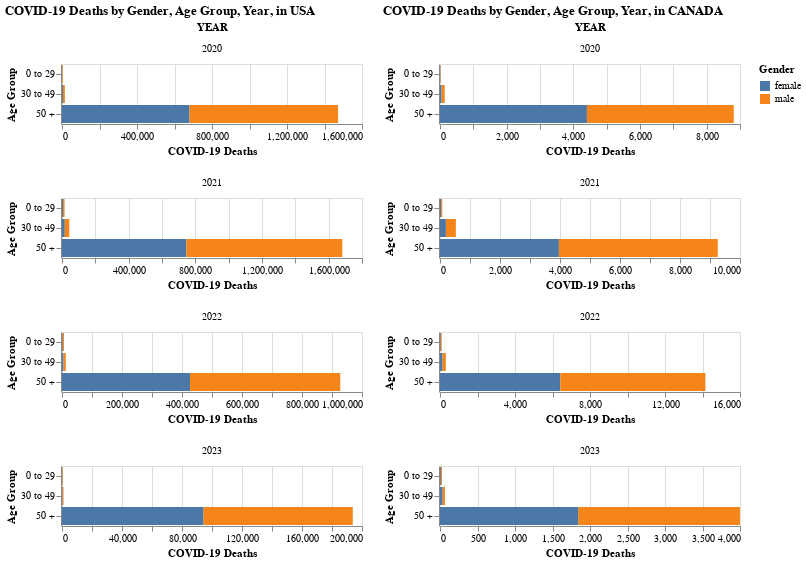

Notebook source saved alongside this figure:
### Markdown cell above
## 3. How did the pandemic impact mortality rates differently for males and females across various age groups in Canada and the United States?

### Code cell
stacked1 = alt.Chart(USAdata).mark_bar().encode(
    y=alt.Y('AGE_GROUP:N', title='Age Group'),
    x=alt.X('DEATHS:Q', stack='zero', title='COVID-19 Deaths'),
    color=alt.Color('GENDER:N', title='Gender'),
    tooltip=['YEAR', 'COUNTRY', 'AGE_GROUP', 'GENDER', 'DEATHS']
).facet('YEAR:N', columns = 1).resolve_scale(x='independent').properties(
    title='COVID-19 Deaths by Gender, Age Group, Year, in USA')


stacked2 = alt.Chart(CAdata).mark_bar().encode(
    y=alt.Y('AGE_GROUP:N', title='Age Group'),
    x=alt.X('DEATHS:Q', stack='zero', title='COVID-19 Deaths'),
    color=alt.Color('GENDER:N', title='Gender'),
    tooltip=['YEAR', 'COUNTRY', 'AGE_GROUP', 'GENDER', 'DEATHS']
).facet('YEAR:N', columns = 1).resolve_scale(x='independent').properties(
    title='COVID-19 Deaths by Gender, Age Group, Year, in CANADA')


alt.hconcat(stacked1,stacked2)

### Figure 1 — Vega-Lite specification as saved in the notebook (floating-point values rounded to 4 significant figures)
{"config": {"view": {"continuousWidth": 300, "continuousHeight": 300}}, "hconcat": [{"data": {"name": "data-45d91400f4129c5db72b0ad9e89eb1f4"}, "facet": {"field": "YEAR", "type": "nominal"}, "spec": {"mark": {"type": "bar"}, "encoding": {"color": {"field": "GENDER", "title": "Gender", "type": "nominal"}, "tooltip": [{"field": "YEAR", "type": "nominal"}, {"field": "COUNTRY", "type": "nominal"}, {"field": "AGE_GROUP", "type": "nominal"}, {"field": "GENDER", "type": "nominal"}, {"field": "DEATHS", "type": "quantitative"}], "x": {"field": "DEATHS", "stack": "zero", "title": "COVID-19 Deaths", "type": "quantitative"}, "y": {"field": "AGE_GROUP", "title": "Age Group", "type": "nominal"}}}, "columns": 1, "resolve": {"scale": {"x": "independent"}}, "title": "COVID-19 Deaths by Gender, Age Group, Year, in USA"}, {"data": {"name": "data-1ff3935321f9e735eff1d2cfe612d858"}, "facet": {"field": "YEAR", "type": "nominal"}, "spec": {"mark": {"type": "bar"}, "encoding": {"color": {"field": "GENDER", "title": "Gender", "type": "nominal"}, "tooltip": [{"field": "YEAR", "type": "nominal"}, {"field": "COUNTRY", "type": "nominal"}, {"field": "AGE_GROUP", "type": "nominal"}, {"field": "GENDER", "type": "nominal"}, {"field": "DEATHS", "type": "quantitative"}], "x": {"field": "DEATHS", "stack": "zero", "title": "COVID-19 Deaths", "type": "quantitative"}, "y": {"field": "AGE_GROUP", "title": "Age Group", "type": "nominal"}}}, "columns": 1, "resolve": {"scale": {"x": "independent"}}, "title": "COVID-19 Deaths by Gender, Age Group, Year, in CANADA"}], "$schema": "https://vega.github.io/schema/vega-lite/v5.20.1.json", "datasets": {"data-45d91400f4129c5db72b0ad9e89eb1f4": [{"Unnamed: 0": 0, "YEAR": "2020", "AGE_GROUP": "0 to 29", "GENDER": "female", "DEATHS": 1854, "COUNTRY": "USA"}, {"Unnamed: 0": 1, "YEAR": "2020", "AGE_GROUP": "0 to 29", "GENDER": "male", "DEATHS": 3318, "COUNTRY": "USA"}, {"Unnamed: 0": 2, "YEAR": "2020", "AGE_GROUP": "30 to 49", "GENDER": "female", "DEATHS": 5000, "COUNTRY": "USA"}, {"Unnamed: 0": 3, "YEAR": "2020", "AGE_GROUP": "30 to 49", "GENDER": "male", "DEATHS": 10289, "COUNTRY": "USA"}, {"Unnamed: 0": 4, "YEAR": "2020", "AGE_GROUP": "50 +", "GENDER": "female", "DEATHS": 680377, "COUNTRY": "USA"}, {"Unnamed: 0": 5, "YEAR": "2020", "AGE_GROUP": "50 +", "GENDER": "male", "DEATHS": 792134, "COUNTRY": "USA"}, {"Unnamed: 0": 6, "YEAR": "2021", "AGE_GROUP": "0 to 29", "GENDER": "female", "DEATHS": 6078, "COUNTRY": "USA"}, {"Unnamed: 0": 7, "YEAR": "2021", "AGE_GROUP": "0 to 29", "GENDER": "male", "DEATHS": 9207, "COUNTRY": "USA"}, {"Unnamed: 0": 8, "YEAR": "2021", "AGE_GROUP": "30 to 49", "GENDER": "female", "DEATHS": 16751, "COUNTRY": "USA"}, {"Unnamed: 0": 9, "YEAR": "2021", "AGE_GROUP": "30 to 49", "GENDER": "male", "DEATHS": 26996, "COUNTRY": "USA"}, {"Unnamed: 0": 10, "YEAR": "2021", "AGE_GROUP": "50 +", "GENDER": "female", "DEATHS": 746012, "COUNTRY": "USA"}, {"Unnamed: 0": 11, "YEAR": "2021", "AGE_GROUP": "50 +", "GENDER": "male", "DEATHS": 935837, "COUNTRY": "USA"}, {"Unnamed: 0": 12, "YEAR": "2022", "AGE_GROUP": "0 to 29", "GENDER": "female", "DEATHS": 2585, "COUNTRY": "USA"}, {"Unnamed: 0": 13, "YEAR": "2022", "AGE_GROUP": "0 to 29", "GENDER": "male", "DEATHS": 3893, "COUNTRY": "USA"}, {"Unnamed: 0": 14, "YEAR": "2022", "AGE_GROUP": "30 to 49", "GENDER": "female", "DEATHS": 4994, "COUNTRY": "USA"}, {"Unnamed: 0": 15, "YEAR": "2022", "AGE_GROUP": "30 to 49", "GENDER": "male", "DEATHS": 7555, "COUNTRY": "USA"}, {"Unnamed: 0": 16, "YEAR": "2022", "AGE_GROUP": "50 +", "GENDER": "female", "DEATHS": 426708, "COUNTRY": "USA"}, {"Unnamed: 0": 17, "YEAR": "2022", "AGE_GROUP": "50 +", "GENDER": "male", "DEATHS": 500892, "COUNTRY": "USA"}, {"Unnamed: 0": 18, "YEAR": "2023", "AGE_GROUP": "0 to 29", "GENDER": "female", "DEATHS": 258, "COUNTRY": "USA"}, {"Unnamed: 0": 19, "YEAR": "2023", "AGE_GROUP": "0 to 29", "GENDER": "male", "DEATHS": 397, "COUNTRY": "USA"}, {"Unnamed: 0": 20, "YEAR": "2023", "AGE_GROUP": "30 to 49", "GENDER": "female", "DEATHS": 412, "COUNTRY": "USA"}, {"Unnamed: 0": 21, "YEAR": "2023", "AGE_GROUP": "30 to 49", "GENDER": "male", "DEATHS": 599, "COUNTRY": "USA"}, {"Unnamed: 0": 22, "YEAR": "2023", "AGE_GROUP": "50 +", "GENDER": "female", "DEATHS": 94412, "COUNTRY": "USA"}, {"Unnamed: 0": 23, "YEAR": "2023", "AGE_GROUP": "50 +", "GENDER": "male", "DEATHS": 99436, "COUNTRY": "USA"}], "data-1ff3935321f9e735eff1d2cfe612d858": [{"Unnamed: 0": 0, "YEAR": "2020", "AGE_GROUP": "0 to 29", "GENDER": "female", "DEATHS": 11, "COUNTRY": "Canada"}, {"Unnamed: 0": 1, "YEAR": "2020", "AGE_GROUP": "0 to 29", "GENDER": "male", "DEATHS": 11, "COUNTRY": "Canada"}, {"Unnamed: 0": 2, "YEAR": "2020", "AGE_GROUP": "30 to 49", "GENDER": "male", "DEATHS": 98, "COUNTRY": "Canada"}, {"Unnamed: 0": 3, "YEAR": "2020", "AGE_GROUP": "30 to 49", "GENDER": "female", "DEATHS": 43, "COUNTRY": "Canada"}, {"Unnamed: 0": 4, "YEAR": "2020", "AGE_GROUP": "50 +", "GENDER": "male", "DEATHS": 4405, "COUNTRY": "Canada"}, {"Unnamed: 0": 5, "YEAR": "2020", "AGE_GROUP": "50 +", "GENDER": "female", "DEATHS": 4408, "COUNTRY": "Canada"}, {"Unnamed: 0": 6, "YEAR": "2021", "AGE_GROUP": "0 to 29", "GENDER": "female", "DEATHS": 36, "COUNTRY": "Canada"}, {"Unnamed: 0": 7, "YEAR": "2021", "AGE_GROUP": "0 to 29", "GENDER": "male", "DEATHS": 41, "COUNTRY": "Canada"}, {"Unnamed: 0": 8, "YEAR": "2021", "AGE_GROUP": "30 to 49", "GENDER": "male", "DEATHS": 334, "COUNTRY": "Canada"}, {"Unnamed: 0": 9, "YEAR": "2021", "AGE_GROUP": "30 to 49", "GENDER": "female", "DEATHS": 195, "COUNTRY": "Canada"}, {"Unnamed: 0": 10, "YEAR": "2021", "AGE_GROUP": "50 +", "GENDER": "male", "DEATHS": 5296, "COUNTRY": "Canada"}, {"Unnamed: 0": 11, "YEAR": "2021", "AGE_GROUP": "50 +", "GENDER": "female", "DEATHS": 3963, "COUNTRY": "Canada"}, {"Unnamed: 0": 12, "YEAR": "2022", "AGE_GROUP": "0 to 29", "GENDER": "female", "DEATHS": 41, "COUNTRY": "Canada"}, {"Unnamed: 0": 13, "YEAR": "2022", "AGE_GROUP": "0 to 29", "GENDER": "male", "DEATHS": 52, "COUNTRY": "Canada"}, {"Unnamed: 0": 14, "YEAR": "2022", "AGE_GROUP": "30 to 49", "GENDER": "male", "DEATHS": 188, "COUNTRY": "Canada"}, {"Unnamed: 0": 15, "YEAR": "2022", "AGE_GROUP": "30 to 49", "GENDER": "female", "DEATHS": 124, "COUNTRY": "Canada"}, {"Unnamed: 0": 16, "YEAR": "2022", "AGE_GROUP": "50 +", "GENDER": "female", "DEATHS": 6417, "COUNTRY": "Canada"}, {"Unnamed: 0": 17, "YEAR": "2022", "AGE_GROUP": "50 +", "GENDER": "male", "DEATHS": 7737, "COUNTRY": "Canada"}, {"Unnamed: 0": 18, "YEAR": "2023", "AGE_GROUP": "0 to 29", "GENDER": "male", "DEATHS": 16, "COUNTRY": "Canada"}, {"Unnamed: 0": 19, "YEAR": "2023", "AGE_GROUP": "0 to 29", "GENDER": "female", "DEATHS": 11, "COUNTRY": "Canada"}, {"Unnamed: 0": 20, "YEAR": "2023", "AGE_GROUP": "30 to 49", "GENDER": "female", "DEATHS": 36, "COUNTRY": "Canada"}, {"Unnamed: 0": 21, "YEAR": "2023", "AGE_GROUP": "30 to 49", "GENDER": "male", "DEATHS": 31, "COUNTRY": "Canada"}, {"Unnamed: 0": 22, "YEAR": "2023", "AGE_GROUP": "50 +", "GENDER": "male", "DEATHS": 2156, "COUNTRY": "Canada"}, {"Unnamed: 0": 23, "YEAR": "2023", "AGE_GROUP": "50 +", "GENDER": "female", "DEATHS": 1843, "COUNTRY": "Canada"}]}}
